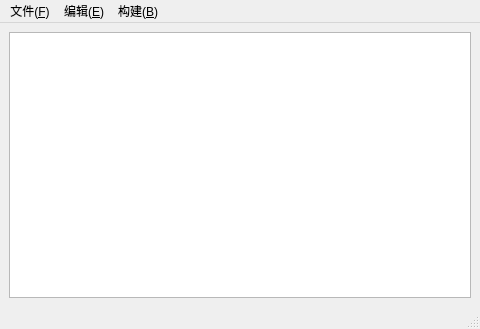
<?xml version="1.0" encoding="UTF-8"?>
<ui version="4.0">
 <class>MainWindow</class>
 <widget class="QMainWindow" name="MainWindow">
  <property name="geometry">
   <rect>
    <x>0</x>
    <y>0</y>
    <width>480</width>
    <height>329</height>
   </rect>
  </property>
  <property name="windowTitle">
   <string>MainWindow</string>
  </property>
  <widget class="QWidget" name="centralwidget">
   <layout class="QVBoxLayout" name="verticalLayout">
    <item>
     <widget class="QTextEdit" name="textEdit"/>
    </item>
   </layout>
  </widget>
  <widget class="QMenuBar" name="menubar">
   <property name="geometry">
    <rect>
     <x>0</x>
     <y>0</y>
     <width>480</width>
     <height>21</height>
    </rect>
   </property>
   <widget class="QMenu" name="menu_F">
    <property name="title">
     <string>文件(&amp;F)</string>
    </property>
    <addaction name="newAction_N"/>
    <addaction name="openAction_O"/>
    <addaction name="saveAction_S"/>
   </widget>
   <widget class="QMenu" name="menu_E">
    <property name="title">
     <string>编辑(&amp;E)</string>
    </property>
   </widget>
   <widget class="QMenu" name="menu_B">
    <property name="title">
     <string>构建(&amp;B)</string>
    </property>
   </widget>
   <addaction name="menu_F"/>
   <addaction name="menu_E"/>
   <addaction name="menu_B"/>
  </widget>
  <widget class="QStatusBar" name="statusbar"/>
  <action name="openAction_O">
   <property name="text">
    <string>打开(&amp;O)</string>
   </property>
  </action>
  <action name="saveAction_S">
   <property name="text">
    <string>保存(&amp;S)</string>
   </property>
  </action>
  <action name="newAction_N">
   <property name="text">
    <string>新建(&amp;N)</string>
   </property>
  </action>
 </widget>
 <resources/>
 <connections/>
</ui>
